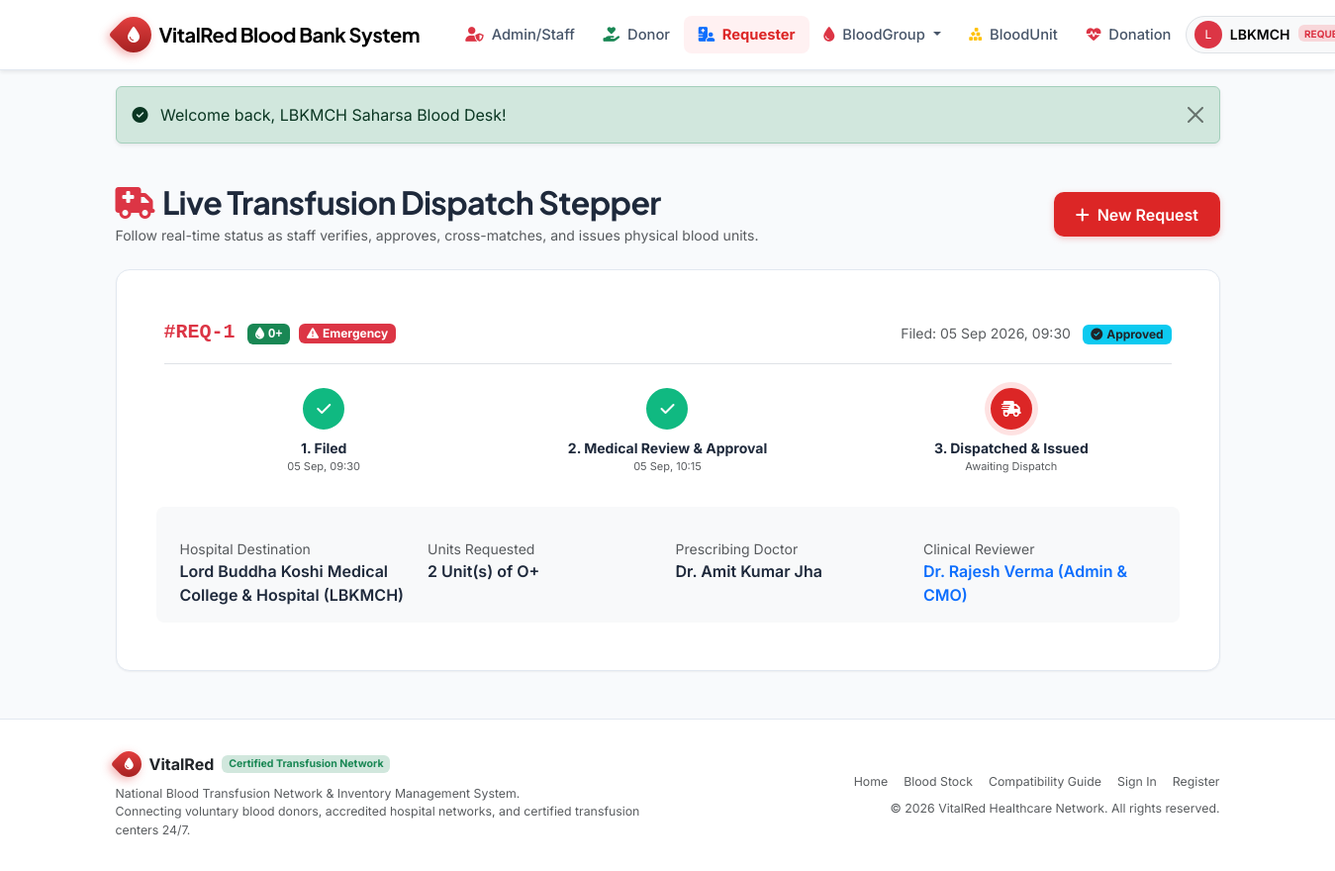
The page /requester/track.php (signed in) on the database its author committed.
### tables this page shows
CREATE TABLE blood_requests (
    request_id INT AUTO_INCREMENT PRIMARY KEY,
    recipient_id INT NOT NULL,
    hospital_id INT NOT NULL,
    blood_group_id INT NOT NULL,
    units_needed INT NOT NULL DEFAULT 1,
    urgency ENUM('Normal', 'Urgent', 'Emergency') NOT NULL DEFAULT 'Normal',
    reason VARCHAR(500) NOT NULL,
    doctor_name VARCHAR(120) NOT NULL,
    status ENUM('pending', 'approved', 'rejected', 'issued') NOT NULL DEFAULT 'pending',
    approved_by INT NULL,                         
    approval_notes VARCHAR(255) NULL,
    approved_at DATETIME NULL,
    issued_at DATETIME NULL,
    created_at TIMESTAMP DEFAULT CURRENT_TIMESTAMP,
    CONSTRAINT fk_req_recipient FOREIGN KEY (recipient_id) 
        REFERENCES recipients (recipient_id) ON DELETE CASCADE ON UPDATE CASCADE,
    CONSTRAINT fk_req_hospital FOREIGN KEY (hospital_id) 
        REFERENCES hospitals (hospital_id) ON DELETE RESTRICT ON UPDATE CASCADE,
    CONSTRAINT fk_req_blood_group FOREIGN KEY (blood_group_id) 
        REFERENCES blood_groups (blood_group_id) ON DELETE RESTRICT ON UPDATE CASCADE,
    CONSTRAINT fk_req_approver FOREIGN KEY (approved_by) 
        REFERENCES users (user_id) ON DELETE SET NULL ON UPDATE CASCADE,
    INDEX idx_req_status (status),
    INDEX idx_req_urgency (urgency)
);

CREATE TABLE blood_groups (
    blood_group_id INT AUTO_INCREMENT PRIMARY KEY,
    group_name VARCHAR(5) NOT NULL UNIQUE,       
    rh_factor ENUM('Positive', 'Negative') NOT NULL,
    critical_threshold INT NOT NULL DEFAULT 5,   
    description VARCHAR(255) NULL
);

CREATE TABLE hospitals (
    hospital_id INT AUTO_INCREMENT PRIMARY KEY,
    name VARCHAR(180) NOT NULL,
    license_no VARCHAR(60) NOT NULL UNIQUE,
    address VARCHAR(255) NOT NULL,
    city VARCHAR(80) NOT NULL,
    state VARCHAR(80) NOT NULL DEFAULT 'Delhi NCR',
    pincode VARCHAR(15) NOT NULL,
    phone VARCHAR(25) NOT NULL,
    email VARCHAR(150) NOT NULL,
    contact_person VARCHAR(120) NOT NULL,
    is_active TINYINT(1) NOT NULL DEFAULT 1,
    created_at TIMESTAMP DEFAULT CURRENT_TIMESTAMP,
    INDEX idx_hospital_city (city)
);

CREATE TABLE users (
    user_id INT AUTO_INCREMENT PRIMARY KEY,
    full_name VARCHAR(120) NOT NULL,
    email VARCHAR(150) NOT NULL UNIQUE,
    password_hash VARCHAR(255) NOT NULL,
    phone VARCHAR(20) NULL,
    role ENUM('admin', 'donor', 'requester') NOT NULL DEFAULT 'donor',
    google_id VARCHAR(100) NULL UNIQUE,
    avatar_url VARCHAR(255) NULL,
    status ENUM('active', 'inactive', 'suspended') NOT NULL DEFAULT 'active',
    created_at TIMESTAMP DEFAULT CURRENT_TIMESTAMP,
    updated_at TIMESTAMP DEFAULT CURRENT_TIMESTAMP ON UPDATE CURRENT_TIMESTAMP,
    INDEX idx_user_role (role),
    INDEX idx_user_status (status)
);

### requester/track.php (the view, shortened to what this page needs)
<?php
require_once __DIR__ . '/../includes/auth_helper.php';
$user_id = $_SESSION['user_id'];
$stmt = $pdo->prepare("SELECT recipient_id FROM recipients WHERE user_id = ? LIMIT 1");
$stmt->execute([$user_id]);
$recipient_id = $stmt->fetchColumn();
$query = "SELECT br.*, bg.group_name, h.name AS hospital_name, u.full_name AS approver_name
          FROM blood_requests br
          JOIN blood_groups bg ON br.blood_group_id = bg.blood_group_id
          JOIN hospitals h ON br.hospital_id = h.hospital_id
          LEFT JOIN users u ON br.approved_by = u.user_id
          WHERE br.recipient_id = ?";
$params = [$recipient_id];
$query .= " ORDER BY br.created_at DESC";
$r_stmt = $pdo->prepare($query);
$r_stmt->execute($params);
$requests = $r_stmt->fetchAll();
require_once __DIR__ . '/../includes/header.php';
?>
<div class="container py-4">
    <div class="d-flex flex-wrap justify-content-between align-items-center mb-4 gap-3">
        <div>
            <h2 class="fw-bold mb-1"><i class="fa-solid fa-truck-medical text-danger me-2"></i>Live Transfusion Dispatch Stepper</h2>
            <p class="text-muted small mb-0">Follow real-time status as staff verifies, approves, cross-matches, and issues physical blood units.</p>
        </div>
        <a href="<?= BASE_URL ?>requester/new_request.php" class="btn btn-vitalred">
            <i class="fa-solid fa-plus me-1"></i> New Request
        </a>
    </div>
    <?php if (empty($requests)): ?>
        <div class="vr-card p-5 text-center">
            <div class="fs-1 text-muted mb-3"><i class="fa-solid fa-clipboard-question"></i></div>
            <h4>No Requisitions Found</h4>
            <p class="text-muted">You have not submitted any blood requests yet.</p>
            <a href="<?= BASE_URL ?>requester/new_request.php" class="btn btn-vitalred">File Requisition Now</a>
        </div>
    <?php else: ?>
        <?php foreach ($requests as $req): ?>
            <?php
                $step2 = in_array($req['status'], ['approved', 'issued']);
                $step3 = $req['status'] === 'issued';
                $is_rejected = $req['status'] === 'rejected';
            ?>
            <div class="vr-card p-4 p-md-5 mb-4">
                <div class="d-flex justify-content-between align-items-center flex-wrap gap-2 border-bottom pb-3 mb-4">
                    <div>
                        <span class="font-monospace fw-bold text-danger fs-5">#REQ-<?= $req['request_id'] ?></span>
                        <span class="ms-2"><?= get_blood_badge($req['group_name']) ?></span>
                        <span class="ms-1"><?= get_urgency_badge($req['urgency']) ?></span>
                    </div>
                    <div>
                        <span class="text-muted small me-2">Filed: <?= format_date($req['created_at'], 'd M Y, H:i') ?></span>
                        <?= get_status_badge($req['status']) ?>
                    </div>
                </div>
                <?php if ($is_rejected): ?>
                    <div class="alert alert-danger p-3 mb-4">
                        <h6 class="fw-bold mb-1"><i class="fa-solid fa-circle-xmark me-2"></i>Requisition Rejected by Medical Staff</h6>
                        <p class="small mb-0"><strong>Reason:</strong> <?= e($req['approval_notes'] ?: 'No reason specified.') ?></p>
                    </div>
                <?php else: ?>
                    <div class="row text-center mb-5 gy-3">
                        <div class="col-4">
                            <div class="step-node mx-auto completed mb-2">
                                <i class="fa-solid fa-check"></i>
                            </div>
                            <div class="fw-bold small">1. Filed</div>
                            <div class="text-muted" style="font-size:11px;"><?= format_date($req['created_at'], 'd M, H:i') ?></div>
                        </div>
                        <div class="col-4">
                            <div class="step-node mx-auto <?= $step2 ? 'completed' : ($req['status'] === 'pending' ? 'active' : '') ?> mb-2">
                                <i class="fa-solid <?= $step2 ? 'fa-check' : 'fa-clipboard-check' ?>"></i>
                            </div>
                            <div class="fw-bold small">2. Medical Review &amp; Approval</div>
                            <div class="text-muted" style="font-size:11px;">
                                <?= $req['approved_at'] ? format_date($req['approved_at'], 'd M, H:i') : 'Pending Staff Review' ?>
                            </div>
                        </div>
                        <div class="col-4">
                            <div class="step-node mx-auto <?= $step3 ? 'completed' : ($step2 ? 'active' : '') ?> mb-2">
                                <i class="fa-solid <?= $step3 ? 'fa-check' : 'fa-truck-fast' ?>"></i>
                            </div>
                            <div class="fw-bold small">3. Dispatched &amp; Issued</div>
                            <div class="text-muted" style="font-size:11px;">
                                <?= $req['issued_at'] ? format_date($req['issued_at'], 'd M, H:i') : 'Awaiting Dispatch' ?>
                            </div>
                        </div>
                    </div>
                <?php endif; ?>
                <div class="row g-3 bg-light p-3 rounded-3">
                    <div class="col-md-3">
                        <small class="text-muted d-block">Hospital Destination</small>
                        <span class="fw-semibold"><?= e($req['hospital_name']) ?></span>
                    </div>
                    <div class="col-md-3">
                        <small class="text-muted d-block">Units Requested</small>
                        <span class="fw-semibold"><?= e($req['units_needed']) ?> Unit(s) of <?= e($req['group_name']) ?></span>
                    </div>
                    <div class="col-md-3">
                        <small class="text-muted d-block">Prescribing Doctor</small>
                        <span class="fw-semibold"><?= e($req['doctor_name']) ?></span>
                    </div>
                    <div class="col-md-3">
                        <small class="text-muted d-block">Clinical Reviewer</small>
                        <span class="fw-semibold text-primary"><?= e($req['approver_name'] ?: 'Pending Assignment') ?></span>
                    </div>
                </div>
            </div>
        <?php endforeach; ?>
    <?php endif; ?>
</div>
<?php require_once __DIR__ . '/../includes/footer.php'; ?>

### includes/auth_helper.php (shortened to what this page needs)
<?php
function e($string) {
    return htmlspecialchars((string)($string ?? ''), ENT_QUOTES, 'UTF-8');
}
function format_date(?string $date, string $format = 'd M Y'): string {
    try {
        $dt = new DateTime($date);
        return $dt->format($format);
    } catch (Exception $e) {
        return $date;
    }
}
function get_blood_badge(string $group): string {
    $colors = [
        'A+' => 'bg-danger text-white',
        'A-' => 'bg-danger text-white',
        'B+' => 'bg-primary text-white',
        'B-' => 'bg-info text-dark',
        'AB+' => 'bg-purple text-white',
        'AB-' => 'bg-dark text-white',
        'O+' => 'bg-success text-white',
        'O-' => 'bg-warning text-dark'
    ];
    $cls = $colors[$group] ?? 'bg-secondary text-white';
    return '<span class="badge ' . $cls . ' px-2 py-1 font-monospace"><i class="fa-solid fa-droplet me-1"></i>' . e($group) . '</span>';
}
function get_urgency_badge(string $urgency): string {
    switch ($urgency) {
        case 'Emergency':
            return '<span class="badge bg-danger text-white px-2 py-1"><i class="fa-solid fa-triangle-exclamation me-1"></i>Emergency</span>';
    }
}
function get_status_badge(string $status): string {
    switch (strtolower($status)) {
        case 'approved':
            return '<span class="badge bg-info text-dark"><i class="fa-solid fa-check-circle me-1"></i>Approved</span>';
    }
}

### assets/css/style.css (style rules this page uses)
:root { --primary-red: #dc2626; --primary-red-hover: #b91c1c; --primary-red-dark: #991b1b; --primary-red-light: #fee2e2; --primary-red-ultra-light: #fff1f2; --accent-emerald: #059669; --accent-blue: #2563eb; --accent-purple: #7c3aed; --dark-slate: #0f172a; --card-slate: #1e293b; --border-color: #e2e8f0; --body-bg: #f8fafc; --text-main: #1e293b; --text-muted: #64748b; --font-heading: 'Plus Jakarta Sans', system-ui, -apple-system, sans-serif; --font-body: 'Inter', system-ui, -apple-system, sans-serif; --shadow-sm: 0 1px 2px 0 rgb(0 0 0 / 0.05); --shadow-md: 0 4px 6px -1px rgb(0 0 0 / 0.08), 0 2px 4px -2px rgb(0 0 0 / 0.05); --shadow-lg: 0 10px 15px -3px rgb(0 0 0 / 0.08), 0 4px 6px -4px rgb(0 0 0 / 0.04); --shadow-xl: 0 20px 25px -5px rgb(0 0 0 / 0.1), 0 8px 10px -6px rgb(0 0 0 / 0.05); }
body { font-family: var(--font-body); background-color: var(--body-bg); color: var(--text-main); min-height: 100vh; display: flex; flex-direction: column; }
h1, h2, h3, h4, h5, h6, .navbar-brand { font-family: var(--font-heading); font-weight: 700; letter-spacing: -0.02em; }
.vr-card { background: #ffffff; border: 1px solid var(--border-color); border-radius: 14px; box-shadow: var(--shadow-sm); transition: transform 0.2s ease, box-shadow 0.2s ease; overflow: hidden; }
.btn-vitalred { background-color: var(--primary-red); color: #ffffff; font-weight: 600; border: none; border-radius: 10px; padding: 0.65rem 1.35rem; box-shadow: 0 2px 6px rgba(220, 38, 38, 0.25); transition: all 0.2s ease; }
.step-node { width: 42px; height: 42px; border-radius: 50%; background: #ffffff; border: 3px solid #cbd5e1; display: flex; align-items: center; justify-content: center; font-weight: 700; z-index: 2; transition: all 0.3s ease; }
.step-node.completed { background: #10b981; border-color: #10b981; color: #ffffff; }
.step-node.active { background: var(--primary-red); border-color: var(--primary-red); color: #ffffff; box-shadow: 0 0 0 6px var(--primary-red-light); }

### rows shown on the page
blood_requests: request_id "1", blood_group.group_name "O+", urgency "Emergency" (drawn), created_at "05 Sep 2026, 09:30", status "approved" (drawn), created_at "05 Sep, 09:30", approved_at "05 Sep, 10:15", shows "Awaiting Dispatch", hospital.name "Lord Buddha Koshi Medical College & Hospital (LBKMCH)", units_needed "2", doctor_name "Dr. Amit Kumar Jha", approved_by.full_name "Dr. Rajesh Verma (Admin & CMO)"

### other values the page prints
substr($current_user['full_name'], 0, 1) "L"
explode(' ', $current_user['full_name'])[0] "LBKMCH"
$flash['message'] "Welcome back, LBKMCH Saharsa Blood Desk!"
